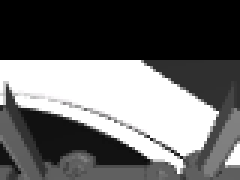
#> input picture turtlebot3/tb3_implement/prueba5_aleatoria/image_2023-05-17_15-51-47-275479.png, 80 x 60 px (shown 3 times larger)
$ python pruebaReforzo.py prueba5_aleatoria
#> lines starting #> are read from the running program, lines starting #| are printed output that depends on the picture; after the words box and inside, x2 and y2 are one past the last pixel; in counts of white or black regions, pixels touching at a corner belong together; long printed decimals are rounded
#> further down, img is the input picture: shape (60, 80, 3); mean B, G, R 102.4, 102.4, 102.4
#| (60, 80, 3)
import cv2
import numpy as np
import os, sys

THRESHOLD = 0.04
W = 80
H = 12

def check_ref_in_images(img, x, y, w, h, threshold):
    region = img[y:y+h, x:x+w]

    # black_region = np.zeros((h, w), dtype=np.uint8)
    # coincidences = cv2.compare(region, black_region, cv2.CMP_EQ)

    white_region = np.ones((h, w), dtype=np.uint8) * 255
    coincidences = cv2.compare(region, white_region, cv2.CMP_EQ)

    percentage = np.count_nonzero(coincidences) / coincidences.size
    print(percentage)
    print("coincidences: ", np.count_nonzero(coincidences))

    return percentage >= threshold

MASK = (3,0,0,0)

def mask_images(img, mask):
#> called with mask = (3, 0, 0, 0)
        h, w = img.shape[:2]
#> h = 60; w = 80

        if mask[0] == 0:
            up = 0
        else:
            up = int(h/mask[0])
#> up = 20

        if mask[1] == 0:
            down = 0
        else:
            down = int(h/mask[1])

        if mask[2] == 0:
            left = 0
        else:
            left = int(w/mask[2])

        if mask[3] == 0:
            rigth = 0
        else:
            rigth = int(w/mask[3])

        maskImg = np.zeros((h - up - down, w - left - rigth))
        maskImg = img[up:h - down, left:w - rigth]
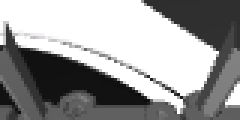
#> maskImg: shape (40, 80, 3) (shown 3 times larger); mean B, G, R 153.6, 153.5, 153.6
        # maskImg = np.zeros_like(img)
        # maskImg[up:h - down, left:w - rigth] = img[up:h - down, left:w - rigth]

        return maskImg


if __name__ == '__main__':
    if len(sys.argv) < 2:
            print("Usando carpeta por defecto")
            folder = "pruebas/prueba_accion_manual_1_siguelinea_m3_d150_r005"
    else:
        folder = sys.argv[1]
    i = 0

    for file in os.listdir(folder):
        if(file.endswith('.png')):
            img = cv2.imread(os.path.join(folder, file))

            # Define la región que deseas resaltar
            # x = int(img.shape[1]/2) - 4 # coordenada x
            # y = int(img.shape[0]-8) # coordenada y
            # print(x, y)
            x = 0
            y = 47

            print(img.shape)

            threshold = THRESHOLD
            maskImg = mask_images(img=img, mask=MASK)

            cv2.rectangle(maskImg, (x, y), (x + W, y + H), (0, 0, 255), 1)
            imgr = cv2.resize(maskImg, (320, 240))
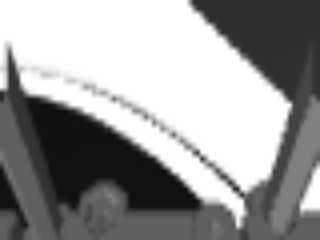
#> imgr: shape (240, 320, 3); mean B, G, R 153.5, 153.5, 153.5

            # Muestra la imagen con el rectángulo rojo
            cv2.imshow("Imagen con rectángulo rojo", imgr)
            cv2.waitKey(0)
            cv2.destroyAllWindows()

            img_gris = cv2.cvtColor(img, cv2.COLOR_BGR2GRAY)
            umbral, img_binaria = cv2.threshold(img_gris, 127, 255, cv2.THRESH_BINARY)
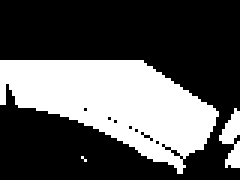
#> img_binaria: shape (60, 80) (shown 3 times larger); 33.8% white; 3 white regions (1 under 20 px), largest, box (x1, y1, x2, y2) and area: (0, 20, 73, 58) 1538, (73, 36, 80, 56) 80

            # cv2.imshow("img binaria", img_binaria)

            result = check_ref_in_images(img=img_binaria, x=x, y=y, w=W, h=H, threshold=threshold)
#> in check_ref_in_images, `percentage = np.count_nonzero(coincidences) / coincidences.size`: percentage = 0.181
#| 0.1812
#| coincidences:  174
#> result = True
            i=i+1
            print(result, i)
#| True 1

            if(result == False):
                print(f"La imagen {file} tiene refuerzo")
                # print("Se va a eliminar la imagen")
                # os.remove(os.path.join(folder, file))
